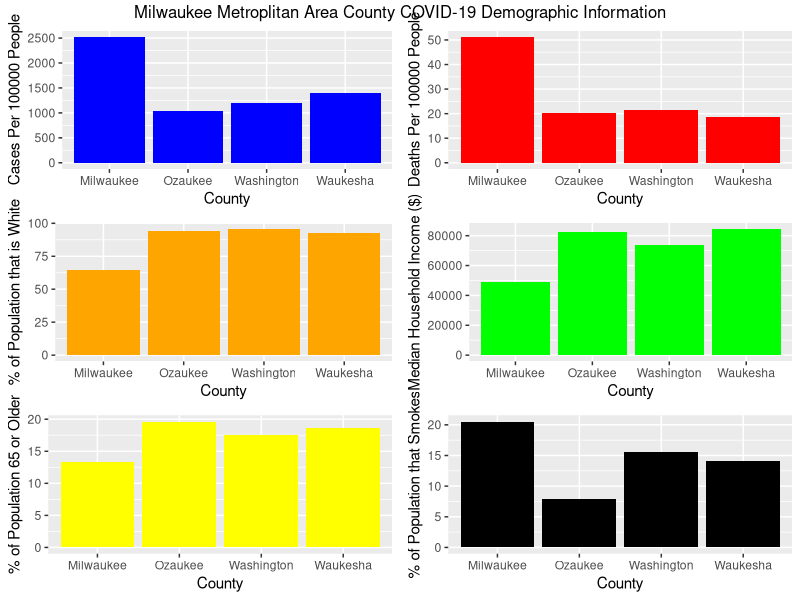

Write the R code that produced this figure.
## ---- chunk 1
#packages required
library(tidyverse)
library(readxl)
library(ggrepel)
library(gridExtra)
library(ggplot2)
## ---- chunk 2
#data set for Milwaukee Metropolitan COVID data

Milwaukee_Covid_Data <- read_excel("Data/Milwaukee Covid Data.xls")
## ---- chunk 3
#Script for five plots comparing Cases/100000 people, Deaths/100000 people, Median Household Income, % of the Population who smokes, and % of the population older than 65 in the four counties of Metroplitan Milwaukee

CASES <- ggplot(data=Milwaukee_Covid_Data, aes(x=NAME, y=CASES_PER_HUNDTHOU))+geom_col(fill="blue")+xlab("County")+ylab("Cases Per 100000 People")

DEATHS <- ggplot(data=Milwaukee_Covid_Data, aes(x=NAME, y=DEATHS_HUNDTHOU))+geom_col(fill="red")+xlab("County")+ylab("Deaths Per 100000 People")

WHITEPOP <- ggplot(data=Milwaukee_Covid_Data, aes(x=NAME, y=WHITEPOP))+geom_col(fill="orange")+xlab("County")+ylab("% of Population that is White")

MHI <- ggplot(data=Milwaukee_Covid_Data, aes(x=NAME, y=MHI))+geom_col(fill="green")+xlab("County")+ylab("Median Household Income ($)")

SMOKE<-ggplot(data=Milwaukee_Covid_Data, aes(x=NAME, y=PCT_SMK))+geom_col(fill="black")+xlab("County")+ylab("% of Population that Smokes")

OLDER_PPL<-ggplot(data=Milwaukee_Covid_Data, aes(x=NAME, y=PCT_POP_65))+geom_col(fill="yellow")+xlab("County")+ylab("% of Population 65 or Older")
## ---- chunk 4
#now you can arrange these five charts in a combined graphic for publication
grid.arrange(CASES, DEATHS, WHITEPOP, MHI, OLDER_PPL, SMOKE, top= "Milwaukee Metroplitan Area County COVID-19 Demographic Information")
